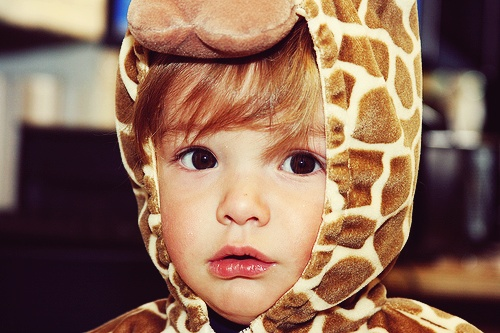
#> input picture 01_python/chapter16-2/python.png, 500 x 333 px
$ python test6.py
#> lines starting #> are read from the running program, lines starting #| are printed output that depends on the picture
#  이미지 회전 및 Resize - .resize, .rotate

from PIL import Image
im = Image.open('python.png')
#> im is the input picture: PIL image 500x333 RGB; mean R, G, B 140.4, 106.1, 86.6

# 크기를 600x600 으로
img2 = im.resize((600, 600))
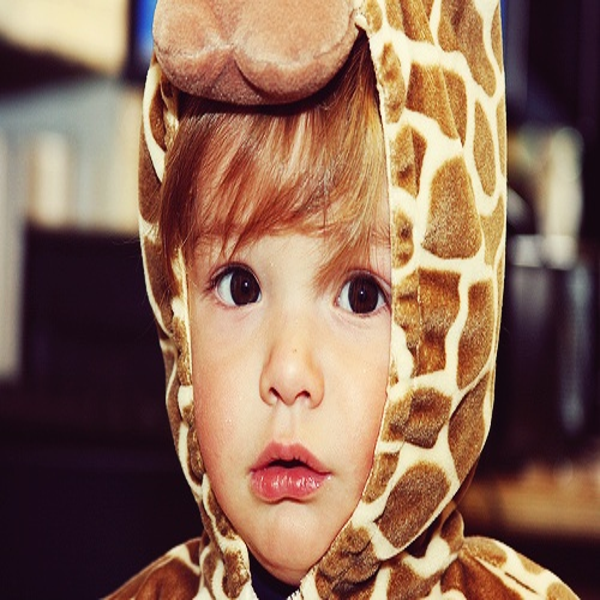
#> img2: PIL image 600x600 RGB; mean R, G, B 140.4, 106.1, 86.6
img2.save('python-600.jpg')
img2.show()

# 90도 회전 (기존 사이즈에서 이미지만 반시계 방향으로 90도 회전)
img3 = im.rotate(90)
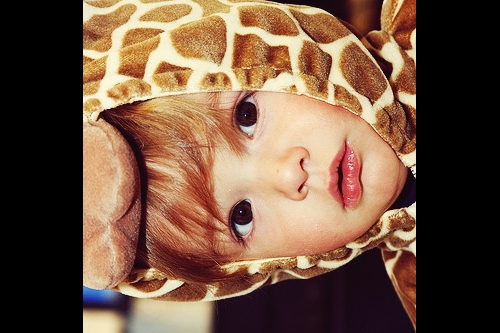
#> img3: PIL image 500x333 RGB; mean R, G, B 112.6, 84.1, 64.8
img3.save('python-rotate.jpg')
img3.show()
